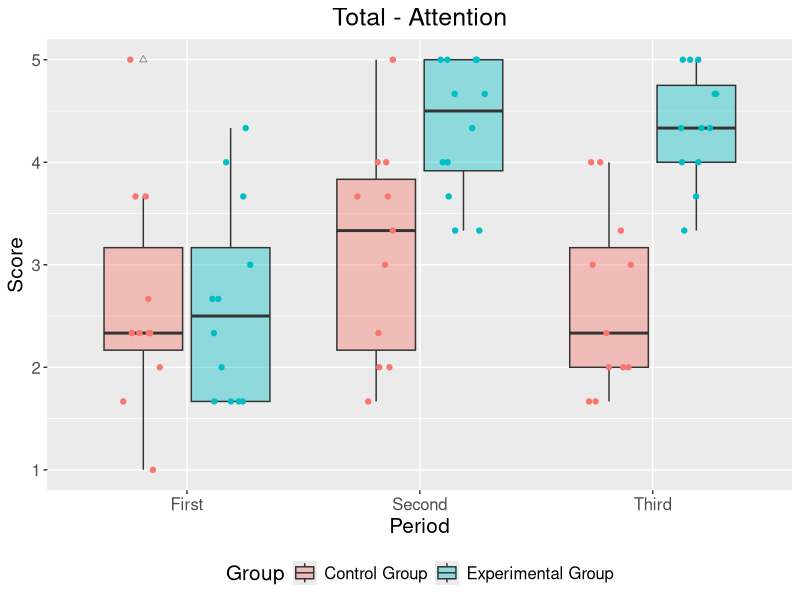
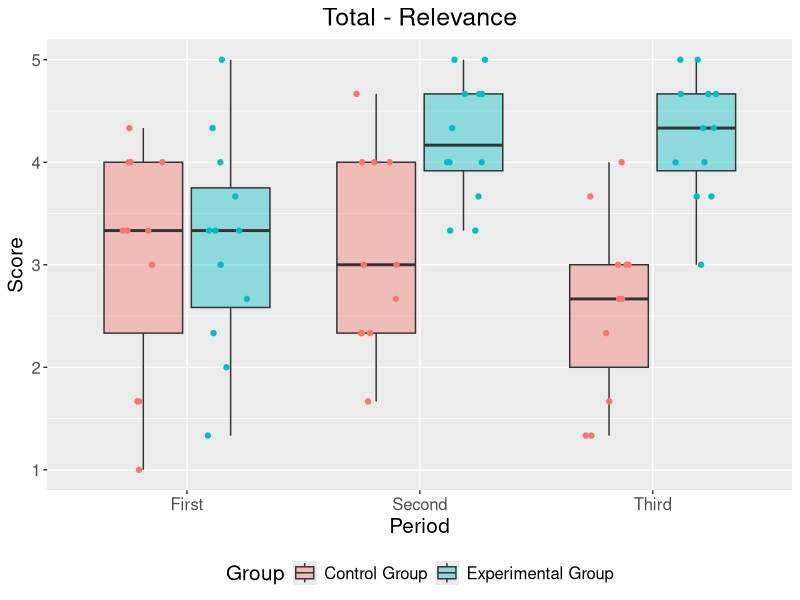
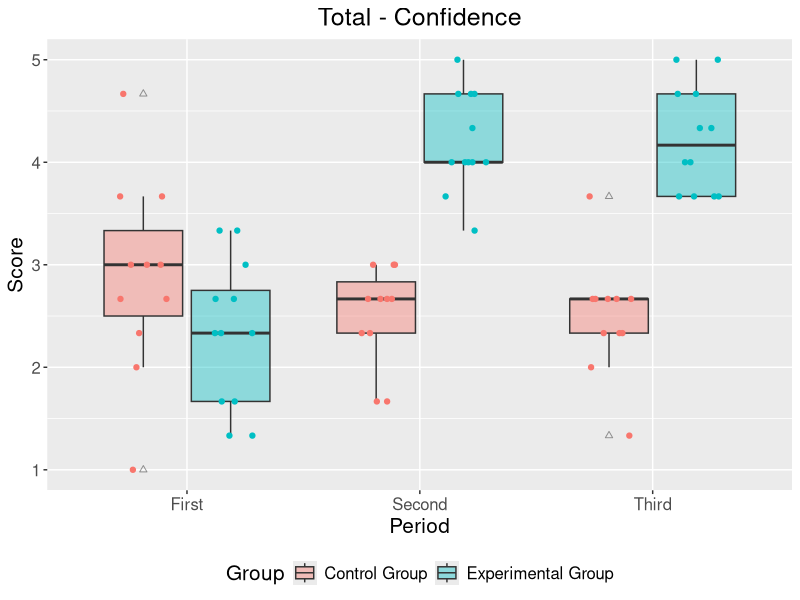
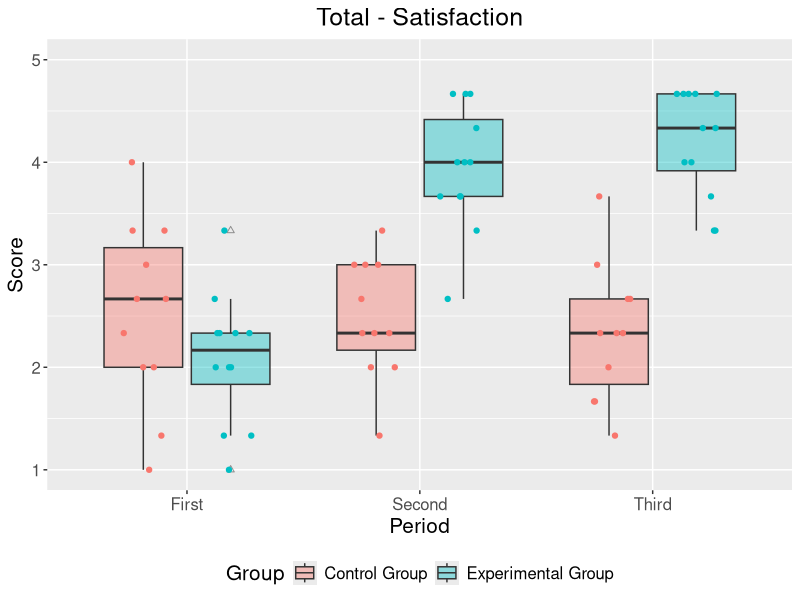

Source code (R) for these figures, in order: (Note: this script raises an error after producing the figures.)
library(ggplot2)
library(plyr)
library(dplyr)

# ---------------- #
# RED:   "#F8766D" #
# *BLUE: "#01BFC4" #
# GREEN: "#00ba38" #
# BLUE:  "#619cff" #
# ---------------- #


### Set File Path for Window Environment
setwd('C:/Users/LeeSooHwan/Desktop/github/byteeVisualization')
### Set File Path for Mac Environment
setwd("/Users/Soohwan/Desktop/github/byteeVisualization")


### Load Data
# Load
totalAverage <- read.csv(file = "./data/userEvaluation/revisedData/totalAverage.csv", header=T, fileEncoding="UTF-8-BOM")

# set Factors
totalAverage$participant <- as.factor(totalAverage$participant)
totalAverage$group <- as.factor(totalAverage$group)
totalAverage$measure <- as.factor(totalAverage$measure)
totalAverage$period <- as.factor(totalAverage$period)
totalAverage$score <- as.numeric(totalAverage$score)


### Box Plot Preparation
# Start Y axis from n
require(scales)
my_trans <- function(from=0) 
{
  trans <- function(x) x-from
  inv <- function(x) x+from
  trans_new("myscale", trans, inv, 
            domain = c(from, Inf))
}

# Elicit each measure from main dataframe
totalAverageA <- subset(totalAverage, measure == 'A')
totalAverageR <- subset(totalAverage, measure == 'R')
totalAverageC <- subset(totalAverage, measure == 'C')
totalAverageS <- subset(totalAverage, measure == 'S')

# Set Factors
totalAverageA$participant <- as.factor(totalAverageA$participant)
totalAverageA$group <- as.factor(totalAverageA$group)
totalAverageA$measure <- as.factor(totalAverageA$measure)
totalAverageA$period <- as.factor(totalAverageA$period)
totalAverageA$score <- as.numeric(totalAverageA$score)

totalAverageR$participant <- as.factor(totalAverageR$participant)
totalAverageR$group <- as.factor(totalAverageR$group)
totalAverageR$measure <- as.factor(totalAverageR$measure)
totalAverageR$period <- as.factor(totalAverageR$period)
totalAverageR$score <- as.numeric(totalAverageR$score)

totalAverageC$participant <- as.factor(totalAverageC$participant)
totalAverageC$group <- as.factor(totalAverageC$group)
totalAverageC$measure <- as.factor(totalAverageC$measure)
totalAverageC$period <- as.factor(totalAverageC$period)
totalAverageC$score <- as.numeric(totalAverageC$score)

totalAverageS$participant <- as.factor(totalAverageS$participant)
totalAverageS$group <- as.factor(totalAverageS$group)
totalAverageS$measure <- as.factor(totalAverageS$measure)
totalAverageS$period <- as.factor(totalAverageS$period)
totalAverageS$score <- as.numeric(totalAverageS$score)


### Normality Test (Shapiro-wilk)
# Test for A
shapiro.test(subset(totalAverageA, period == 'first' & group == 'control')$score)
shapiro.test(subset(totalAverageA, period == 'second' & group == 'control')$score)
shapiro.test(subset(totalAverageA, period == 'third' & group == 'control')$score)
shapiro.test(subset(totalAverageA, period == 'first' & group == 'experimental')$score)
shapiro.test(subset(totalAverageA, period == 'second' & group == 'experimental')$score)
shapiro.test(subset(totalAverageA, period == 'third' & group == 'experimental')$score)

# Test for R
shapiro.test(subset(totalAverageR, period == 'first' & group == 'control')$score)
shapiro.test(subset(totalAverageR, period == 'second' & group == 'control')$score)
shapiro.test(subset(totalAverageR, period == 'third' & group == 'control')$score)
shapiro.test(subset(totalAverageR, period == 'first' & group == 'experimental')$score)
shapiro.test(subset(totalAverageR, period == 'second' & group == 'experimental')$score)
shapiro.test(subset(totalAverageR, period == 'third' & group == 'experimental')$score)

# Test for C
shapiro.test(subset(totalAverageC, period == 'first' & group == 'control')$score)
shapiro.test(subset(totalAverageC, period == 'second' & group == 'control')$score)
shapiro.test(subset(totalAverageC, period == 'third' & group == 'control')$score)
shapiro.test(subset(totalAverageC, period == 'first' & group == 'experimental')$score)
shapiro.test(subset(totalAverageC, period == 'second' & group == 'experimental')$score)
shapiro.test(subset(totalAverageC, period == 'third' & group == 'experimental')$score)

# Test for S
shapiro.test(subset(totalAverageS, period == 'first' & group == 'control')$score)
shapiro.test(subset(totalAverageS, period == 'second' & group == 'control')$score)
shapiro.test(subset(totalAverageS, period == 'third' & group == 'control')$score)
shapiro.test(subset(totalAverageS, period == 'first' & group == 'experimental')$score)
shapiro.test(subset(totalAverageS, period == 'second' & group == 'experimental')$score)
shapiro.test(subset(totalAverageS, period == 'third' & group == 'experimental')$score)


### Sphericity Test (Mauchly)



#==========================

### Drawing Box Plot
# Draw Box Plot for A
totalAverageA$score <- as.numeric(totalAverageA$score)
totalAverageA$period <- factor(totalAverageA$period, level = c("first", "second", "third"))
totalAverageA$group <- factor(totalAverageA$group, level = c("control", "experimental"))

periodLabel <- c("First","Second", "Third") # Label should be revised!!!
groupLabel <- c("Control Group","Experimental Group") # Label should be revised!!!

totalAverageAPlot <- ggplot(totalAverageA, aes(x=period, y=score, fill=group)) + 
  geom_boxplot(alpha=0.4, outlier.color = 'black',outlier.shape = 2) + 
  scale_x_discrete(labels=periodLabel) +
  scale_fill_discrete(labels=groupLabel) +
  scale_y_continuous(trans = my_trans( from=1),breaks = c(1,2,3,4,5)) + 
  coord_cartesian(ylim = c(1, 5)) +
  geom_point(aes(colour = group), position=position_jitterdodge(), show.legend = F) +
  labs(title="Total - Attention", x="Period", y = "Score", fill = "Group") + 
  theme(plot.title = element_text(hjust = 0.5), text=element_text(size=15),legend.position = "bottom")
totalAverageAPlot

# Draw Box Plot for R
totalAverageR$score <- as.numeric(totalAverageR$score)
totalAverageR$period <- factor(totalAverageR$period, level = c("first", "second", "third"))
totalAverageR$group <- factor(totalAverageR$group, level = c("control", "experimental"))

periodLabel <- c("First","Second", "Third") # Label should be revised!!!
groupLabel <- c("Control Group","Experimental Group") # Label should be revised!!!

totalAverageRPlot <- ggplot(totalAverageR, aes(x=period, y=score, fill=group)) + 
  geom_boxplot(alpha=0.4, outlier.color = 'black',outlier.shape = 2) + 
  scale_x_discrete(labels=periodLabel) +
  scale_fill_discrete(labels=groupLabel) +
  scale_y_continuous(trans = my_trans( from=1),breaks = c(1,2,3,4,5)) + 
  coord_cartesian(ylim = c(1, 5)) +
  geom_point(aes(colour = group), position=position_jitterdodge(), show.legend = F) +
  labs(title="Total - Relevance", x="Period", y = "Score", fill = "Group") + 
  theme(plot.title = element_text(hjust = 0.5), text=element_text(size=15),legend.position = "bottom")
totalAverageRPlot

# Draw Box Plot for C
totalAverageC$score <- as.numeric(totalAverageC$score)
totalAverageC$period <- factor(totalAverageC$period, level = c("first", "second", "third"))
totalAverageC$group <- factor(totalAverageC$group, level = c("control", "experimental"))

periodLabel <- c("First","Second", "Third") # Label should be revised!!!
groupLabel <- c("Control Group","Experimental Group") # Label should be revised!!!

totalAverageCPlot <- ggplot(totalAverageC, aes(x=period, y=score, fill=group)) + 
  geom_boxplot(alpha=0.4, outlier.color = 'black',outlier.shape = 2) + 
  scale_x_discrete(labels=periodLabel) +
  scale_fill_discrete(labels=groupLabel) +
  scale_y_continuous(trans = my_trans( from=1),breaks = c(1,2,3,4,5)) + 
  coord_cartesian(ylim = c(1, 5)) +
  geom_point(aes(colour = group), position=position_jitterdodge(), show.legend = F) +
  labs(title="Total - Confidence", x="Period", y = "Score", fill = "Group") + 
  theme(plot.title = element_text(hjust = 0.5), text=element_text(size=15),legend.position = "bottom")
totalAverageCPlot

# Draw Box Plot for S
totalAverageS$score <- as.numeric(totalAverageS$score)
totalAverageS$period <- factor(totalAverageS$period, level = c("first", "second", "third"))
totalAverageS$group <- factor(totalAverageS$group, level = c("control", "experimental"))

periodLabel <- c("First","Second", "Third") # Label should be revised!!!
groupLabel <- c("Control Group","Experimental Group") # Label should be revised!!!

totalAverageSPlot <- ggplot(totalAverageS, aes(x=period, y=score, fill=group)) + 
  geom_boxplot(alpha=0.4, outlier.color = 'black',outlier.shape = 2) + 
  scale_x_discrete(labels=periodLabel) +
  scale_fill_discrete(labels=groupLabel) +
  scale_y_continuous(trans = my_trans( from=1),breaks = c(1,2,3,4,5)) + 
  coord_cartesian(ylim = c(1, 5)) +
  geom_point(aes(colour = group), position=position_jitterdodge(), show.legend = F) +
  labs(title="Total - Satisfaction", x="Period", y = "Score", fill = "Group") + 
  theme(plot.title = element_text(hjust = 0.5), text=element_text(size=15),legend.position = "bottom")
totalAverageSPlot


#############################
### Mixed Effect Model for A
# Repeated measure 2 way ANOVA
anova <- aov(score ~ group*period + Error(participant/period), data = totalAverageA)
summary(anova)

#Post-hoc Analysis
with(totalAverageA, pairwise.t.test(score,group,paired=T,p.adjust.method="bonferroni"))

# Mixed Effect Model
anova <- aov(score ~ (group*period) + Error(participant/(group*period)), data = totalAverageA)
summary(anova)

#############################
### Mixed Effect Model for R
# Mixed Effect Model
anova <- aov(score ~ (group*period) + Error(participant/(group*period)), data = totalAverageR)
summary(anova)

#############################
### Mixed Effect Model for C
# Mixed Effect Model
anova <- aov(score ~ (group*period) + Error(participant/(group*period)), data = totalAverageC)
summary(anova)

############################
### Mixed Effect Model for S
# Mixed Effect Model
anova <- aov(score ~ (group*period) + Error(participant/(group*period)), data = totalAverageS)
summary(anova)
anova
